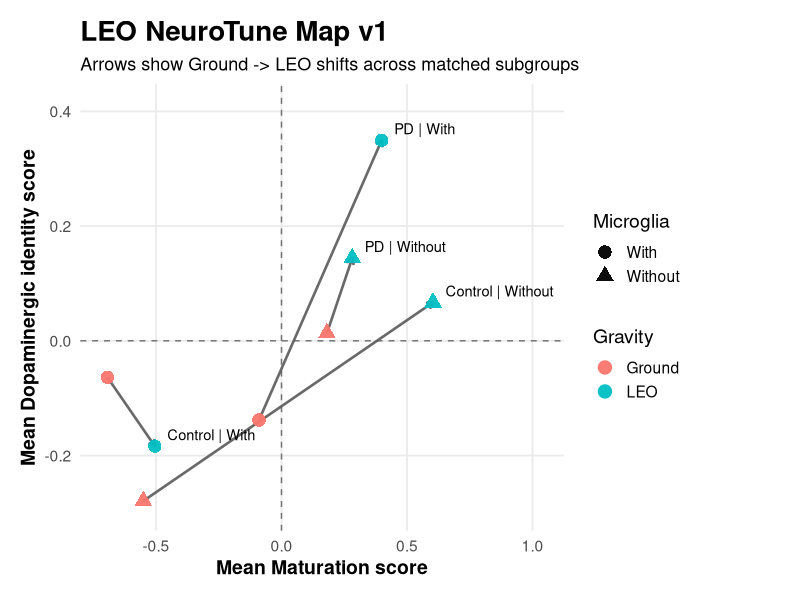
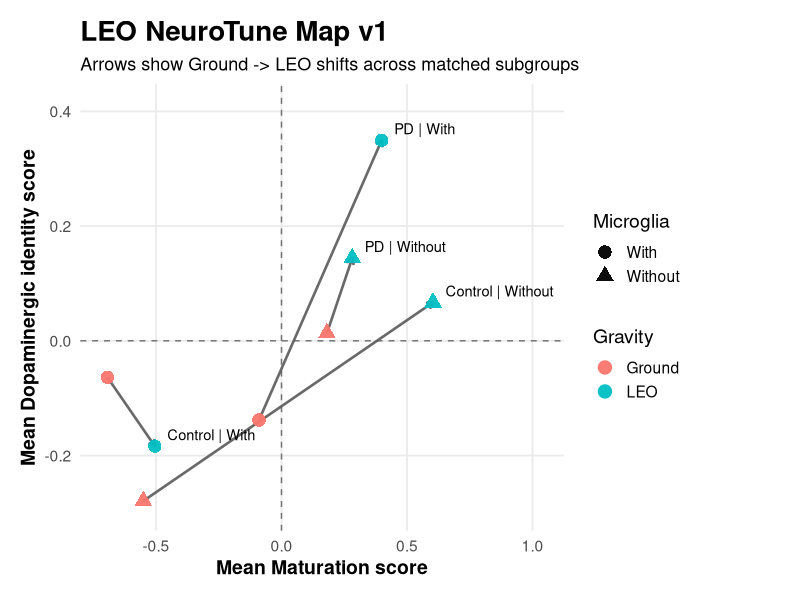
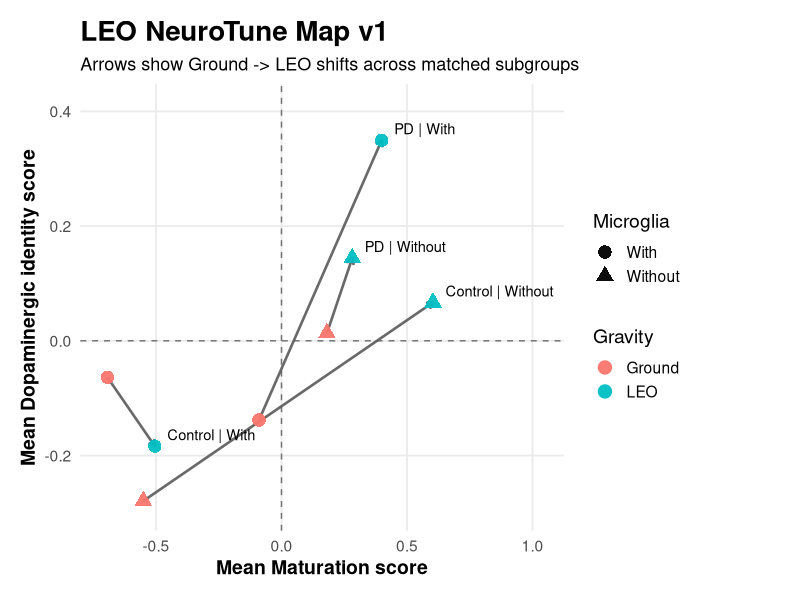

R code for these plots, in order:
# ============================================================
# 04_maturation_integrity_map_v1.R
# Purpose:
# Create a polished maturation-integrity map with
# Ground -> LEO arrows for each matched subgroup.
# ============================================================

library(ggplot2)
library(grid)

# ------------------------------------------------------------
# 1. Load sample-level scores
# ------------------------------------------------------------

scores <- read.csv(
  "05_RESULTS/Program_Scores_Sample_Level.csv",
  check.names = FALSE,
  stringsAsFactors = FALSE
)

message("=== SAMPLE SCORES LOADED ===")
print(dim(scores))
print(head(scores))


# ------------------------------------------------------------
# 2. Create output folders if needed
# ------------------------------------------------------------

if (!dir.exists("06_FIGURES")) {
  dir.create(
    "06_FIGURES",
    recursive = TRUE
  )
}

if (!dir.exists("05_RESULTS")) {
  dir.create(
    "05_RESULTS",
    recursive = TRUE
  )
}


# ------------------------------------------------------------
# 3. Compute subgroup means
# ------------------------------------------------------------

group_means <- aggregate(
  cbind(
    Maturation,
    Dopaminergic_identity,
    Stress
  ) ~
    gravity_plot +
    disease_plot +
    microglia_plot,
  data = scores,
  FUN = mean
)

message("=== GROUP MEANS ===")
print(group_means)


# ------------------------------------------------------------
# 4. Separate Ground and LEO means
# ------------------------------------------------------------

ground_means <- subset(
  group_means,
  gravity_plot == "Ground"
)

leo_means <- subset(
  group_means,
  gravity_plot == "LEO"
)

ground_means <- ground_means[
  ,
  c(
    "disease_plot",
    "microglia_plot",
    "Maturation",
    "Dopaminergic_identity",
    "Stress"
  )
]

leo_means <- leo_means[
  ,
  c(
    "disease_plot",
    "microglia_plot",
    "Maturation",
    "Dopaminergic_identity",
    "Stress"
  )
]


# ------------------------------------------------------------
# 5. Rename Ground / LEO columns
# ------------------------------------------------------------

names(ground_means) <- c(
  "disease_plot",
  "microglia_plot",
  "Maturation_ground",
  "Identity_ground",
  "Stress_ground"
)

names(leo_means) <- c(
  "disease_plot",
  "microglia_plot",
  "Maturation_LEO",
  "Identity_LEO",
  "Stress_LEO"
)


# ------------------------------------------------------------
# 6. Join matched subgroup means
# ------------------------------------------------------------

arrow_df <- merge(
  ground_means,
  leo_means,
  by = c(
    "disease_plot",
    "microglia_plot"
  )
)


# ------------------------------------------------------------
# 7. Create subgroup labels
# ------------------------------------------------------------

arrow_df$group_label <- paste(
  arrow_df$disease_plot,
  "|",
  arrow_df$microglia_plot
)


# ------------------------------------------------------------
# 8. Calculate Ground -> LEO shifts
# ------------------------------------------------------------

arrow_df$Maturation_shift <-
  arrow_df$Maturation_LEO -
  arrow_df$Maturation_ground

arrow_df$Identity_shift <-
  arrow_df$Identity_LEO -
  arrow_df$Identity_ground

arrow_df$Stress_shift <-
  arrow_df$Stress_LEO -
  arrow_df$Stress_ground


# ------------------------------------------------------------
# 9. Create simple direction classification
# ------------------------------------------------------------

arrow_df$direction_pattern <- ifelse(
  arrow_df$Maturation_shift > 0 &
    arrow_df$Identity_shift > 0,
  
  "Maturation up / Identity up",
  
  ifelse(
    arrow_df$Maturation_shift > 0 &
      arrow_df$Identity_shift < 0,
    
    "Maturation up / Identity down",
    
    "Other"
  )
)

message("=== ARROW TABLE ===")
print(arrow_df)


# ------------------------------------------------------------
# 10. Create long-format point table
# ------------------------------------------------------------

ground_points <- data.frame(
  gravity_plot = "Ground",
  disease_plot = arrow_df$disease_plot,
  microglia_plot = arrow_df$microglia_plot,
  Maturation = arrow_df$Maturation_ground,
  Dopaminergic_identity =
    arrow_df$Identity_ground,
  group_label = arrow_df$group_label,
  stringsAsFactors = FALSE
)

leo_points <- data.frame(
  gravity_plot = "LEO",
  disease_plot = arrow_df$disease_plot,
  microglia_plot = arrow_df$microglia_plot,
  Maturation = arrow_df$Maturation_LEO,
  Dopaminergic_identity =
    arrow_df$Identity_LEO,
  group_label = arrow_df$group_label,
  stringsAsFactors = FALSE
)

plot_points <- rbind(
  ground_points,
  leo_points
)


# ------------------------------------------------------------
# 11. Create polished LEO NeuroTune Map v1
# ------------------------------------------------------------

p_map_v1 <- ggplot() +
  
  # zero-reference lines
  geom_vline(
    xintercept = 0,
    linetype = "dashed",
    color = "gray45"
  ) +
  
  geom_hline(
    yintercept = 0,
    linetype = "dashed",
    color = "gray45"
  ) +
  
  # Ground -> LEO arrows
  geom_segment(
    data = arrow_df,
    aes(
      x = Maturation_ground,
      y = Identity_ground,
      xend = Maturation_LEO,
      yend = Identity_LEO
    ),
    arrow = arrow(
      length = unit(0.18, "cm")
    ),
    linewidth = 0.9,
    color = "gray35",
    alpha = 0.9
  ) +
  
  # Ground / LEO points
  geom_point(
    data = plot_points,
    aes(
      x = Maturation,
      y = Dopaminergic_identity,
      color = gravity_plot,
      shape = microglia_plot
    ),
    size = 4.2,
    alpha = 0.95
  ) +
  
  # labels shown next to LEO endpoint
  geom_text(
    data = leo_points,
    aes(
      x = Maturation,
      y = Dopaminergic_identity,
      label = group_label
    ),
    nudge_x = 0.05,
    nudge_y = 0.02,
    size = 3.7,
    hjust = 0,
    check_overlap = FALSE
  ) +
  
  # manual display colors
  scale_color_manual(
    values = c(
      "Ground" = "#F8766D",
      "LEO" = "#00BFC4"
    )
  ) +
  
  # give extra room on the right so labels are not cut
  scale_x_continuous(
    expand = expansion(
      mult = c(0.08, 0.35)
    )
  ) +
  
  scale_y_continuous(
    expand = expansion(
      mult = c(0.08, 0.12)
    )
  ) +
  
  labs(
    title = "LEO NeuroTune Map v1",
    subtitle =
      "Arrows show Ground -> LEO shifts across matched subgroups",
    x = "Mean Maturation score",
    y = "Mean Dopaminergic identity score",
    color = "Gravity",
    shape = "Microglia"
  ) +
  
  coord_cartesian(
    clip = "off"
  ) +
  
  theme_minimal(
    base_size = 14
  ) +
  
  theme(
    plot.title = element_text(
      face = "bold",
      size = 20
    ),
    plot.subtitle = element_text(
      size = 13
    ),
    axis.title = element_text(
      face = "bold"
    ),
    legend.position = "right",
    panel.grid.minor = element_blank(),
    plot.margin = margin(
      t = 15,
      r = 80,
      b = 15,
      l = 15
    )
  )


# ------------------------------------------------------------
# 12. Display figure
# ------------------------------------------------------------

print(p_map_v1)


# ------------------------------------------------------------
# 13. Save final figure
# ------------------------------------------------------------

ggsave(
  filename =
    "06_FIGURES/LEO_NeuroTune_Map_v1.png",
  plot = p_map_v1,
  width = 10,
  height = 7,
  dpi = 300
)

ggsave(
  filename =
    "06_FIGURES/LEO_NeuroTune_Map_v1.pdf",
  plot = p_map_v1,
  width = 10,
  height = 7
)


# ------------------------------------------------------------
# 14. Save Ground -> LEO shift table
# ------------------------------------------------------------

write.csv(
  arrow_df,
  "05_RESULTS/Maturation_Integrity_Shifts_v1.csv",
  row.names = FALSE
)


# ------------------------------------------------------------
# 15. Final confirmation
# ------------------------------------------------------------

message(
  "LEO NEUROTUNE MAP V1 COMPLETED SUCCESSFULLY"
)
